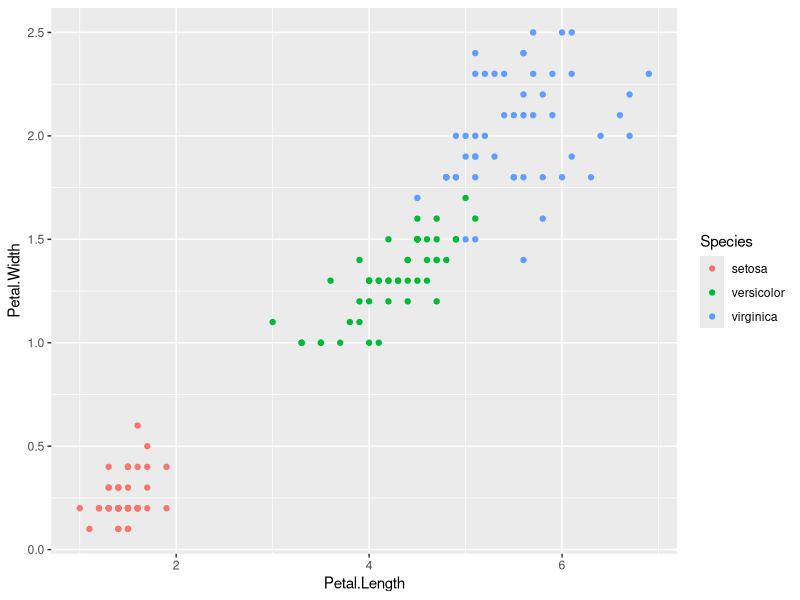
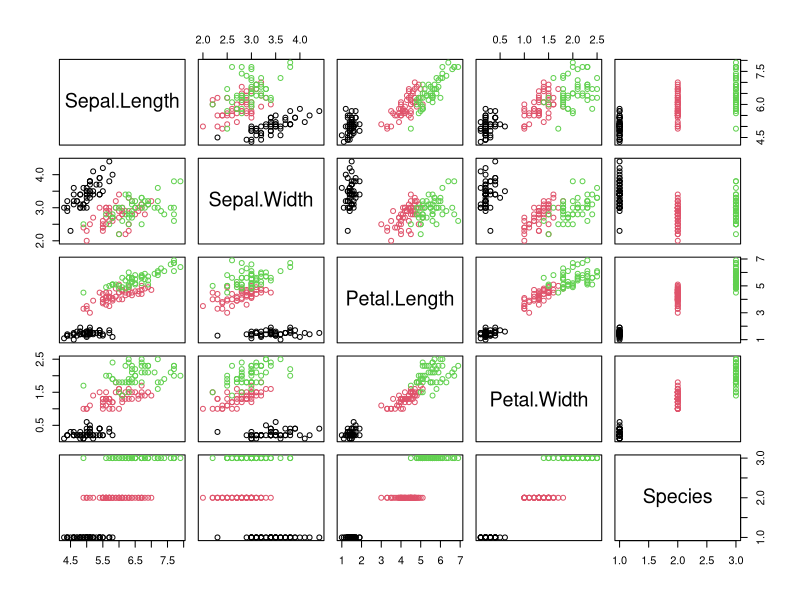
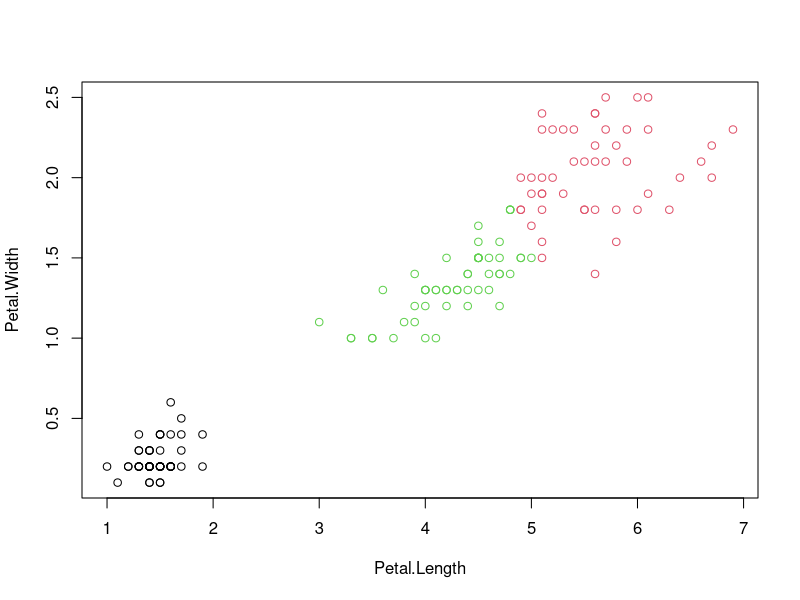
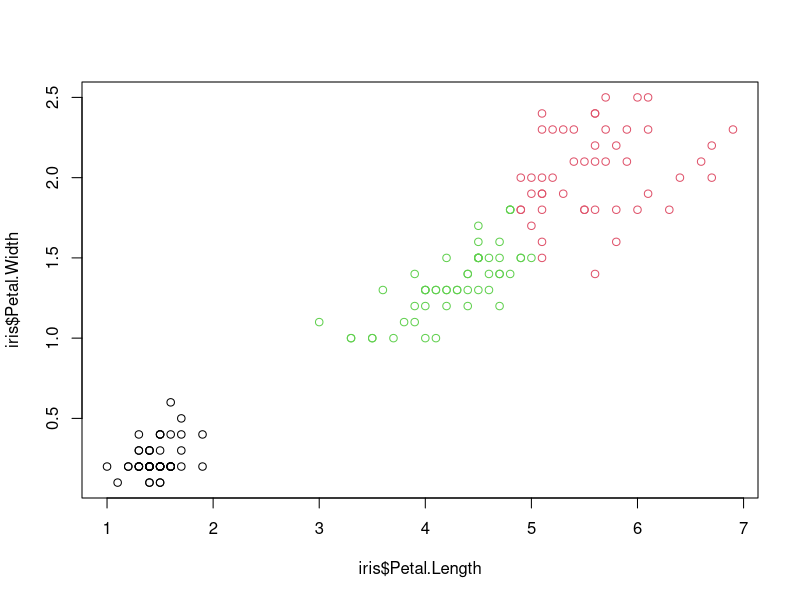
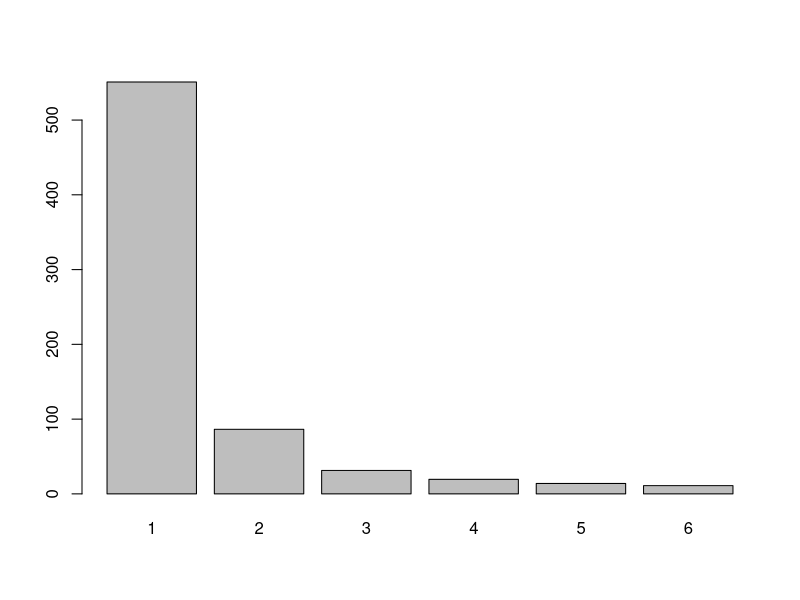
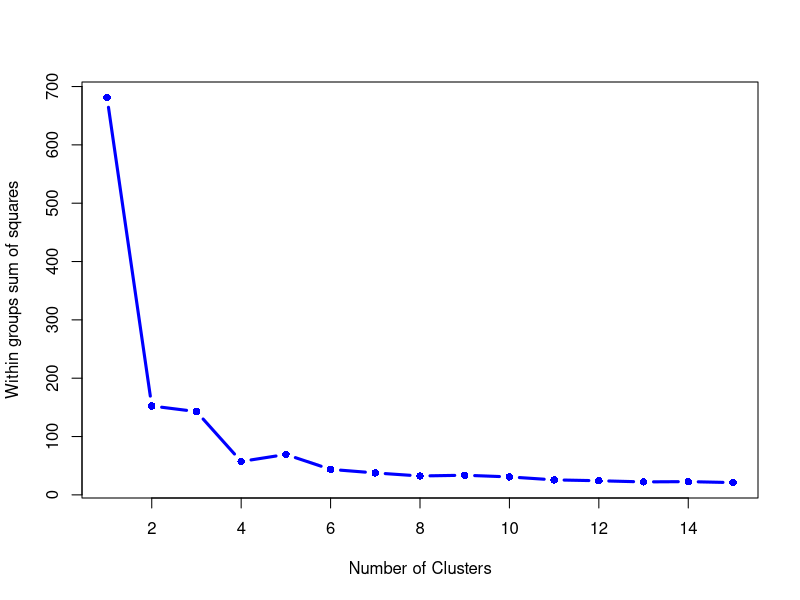
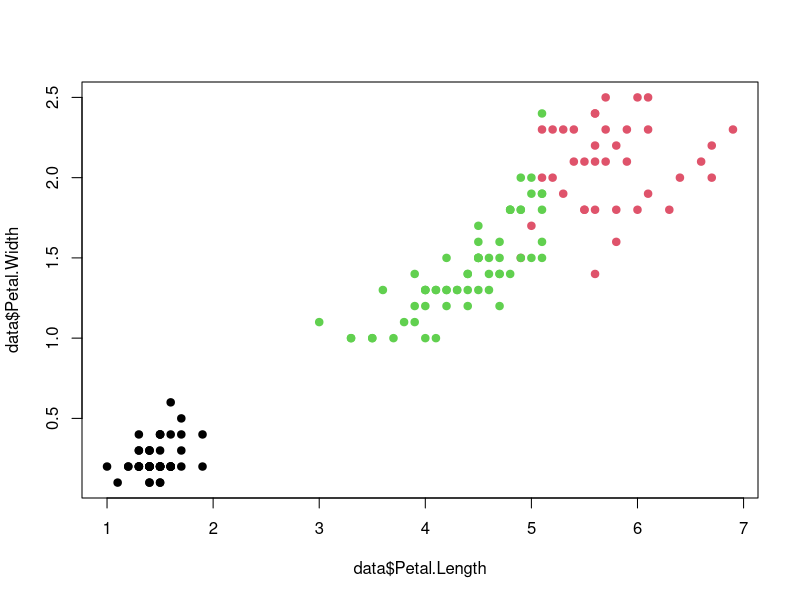
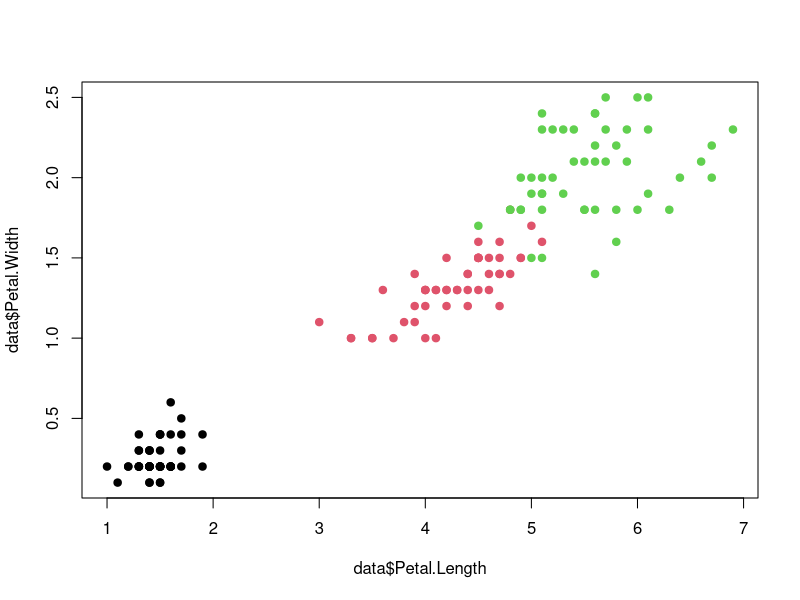

R code for these plots, in order:
require(graphics)
require(utils)
library(ggplot2)

iris <-  iris
head(iris)
str(iris)
summary(iris)
table(iris$Species)

# when we do clustering should check the results by the first data (setosa 50, versicolor 50, virginica 50 )

# input is numerical, output is categorical
ggplot(iris, aes(Petal.Length, Petal.Width, color = Species)) + geom_point()
pairs(iris,col=iris$Species ) # alaki


#############################################################

## Exercise1: Code for k-means clustering

set.seed(20)
iriscluster <- kmeans(iris[,3:4],3,nstart=20) #kmeans(data, nummber of centroid clusters k, number of itteration)
iriscluster

#Cluster means:
#        Petal.Length Petal.Width
#1     4.269231    1.342308 ---> High value
#2     5.595833    2.037500 ---> High value
#3     1.462000    0.246000 ---> Low value

# Clustering vector:show clusters
# Within cluster sum of squares by cluster ---> Euclidian distance
#  (between_SS / total_SS =  94.3 %) how good is clustering ... greater is better
# total sum of squares = between + within
#  (between_SS / total_SS =  94.3 %) ---> show the within_SS is low





# K can be decided by box plot, elbow curve
# difference with supervised learning is here that we do not have Y, in the end we have to compare clusters and speices

iriscluster$cluster <- as.factor(iriscluster$cluster) # alaki
table(iriscluster$cluster, iris$Species) # Compare New with old

#     setosa versicolor virginica
#1      0         48         4
#2      0          2        46 ---> cluster two mostly virginica
#3     50          0         0 ---> cluster 3 only contain setosa


iriscluster <- kmeans(iris[,3:4],3,nstart=20)
iriscluster$betweenss
iriscluster$withinss
iriscluster$tot.withinss
iriscluster$totss  #between_ss + tot.withinss
# between / totss ---> give accuracy

## show all data colored based on species
plot(iris[c("Petal.Length","Petal.Width")],col=iriscluster$cluster)
plot(x=iris$Petal.Length, y=iris$Petal.Width, col=iriscluster$cluster)



## How many clusters do we require?
res1 <- kmeans(iris[,3:4],1,nstart=20)
res2 <- kmeans(iris[,3:4],2,nstart=20)
res3 <- kmeans(iris[,3:4],3,nstart=20)
res4 <- kmeans(iris[,3:4],4,nstart=20)
res5 <- kmeans(iris[,3:4],5,nstart=20)
res6 <- kmeans(iris[,3:4],6,nstart=20)

#wss <- c(sum(res1$withinss),sum(res2$withinss), sum(res3$withinss), sum(res4$withinss),
#         +      sum(res5$withinss), sum(res6$withinss))

wss <- c(res1$tot.withinss, res2$tot.withinss, res3$tot.withinss, res4$tot.withinss, res5$tot.withinss, res6$tot.withinss)
wss

names(wss) <- 1:6
barplot(wss)

## According to the barplot we need to choose at least 3 clusters

# Clustering on all variables - iris dataset
head(iris)
data <- iris[,-5]
class <- iris[,5] #origibal data

# How do we decide on the number of clusters? (az inja hame chi alaki vase kmeans just look at the principle component for your future)
wss <- 0
for (i in 1:15) wss[i] <- kmeans(data,centers=i)$tot.withinss
plot(1:15, wss, type="b",
     xlab="Number of Clusters",
     ylab="Within groups sum of squares",
     col="blue",
     pch=16,
     lwd=3)
# inflection point or "elbow of the graph"

#lower within, high  # clusters - Overfitting
#Higher within, low # clusters - Underfitting

# Running K-means using three clusters 
# (try other values)
results <- kmeans(data,3)
results
class(results)
results$size
results$cluster

# Interpret clusters formed
table(class,results$cluster)

Result=table(class,results$cluster)
write.table(Result, file="C:<\\Users\\379184\\Desktop\\Comcast\\R Code\\Cluster_Result.csv>")

# an alternative crosstabulation function
# that gives more detail
install.packages('gmodels')
library(gmodels)
CrossTable(class,results$cluster)

plot(data$Petal.Length,data$Petal.Width,
     col=results$cluster,pch=19)
plot(data$Petal.Length,data$Petal.Width,
     col=class,pch=19)
plot(data$Sepal.Length, data$Sepal.Width,
     col=results$cluster,pch=19)
plot(data$Sepal.Length, data$Sepal.Width,
     col=class,pch=19)

# visualize clusters

p <- princomp(data)
summary(p)
library(cluster) 
par(mar=c(4.2,5,2,2),oma=c(2,2,2,2))
clusplot(data,results$cluster,color=TRUE,shade=F,labels=0,
         main="Results for k = 3 clusters",xlab="Principal Component 1",
         ylab="Principal Component 2",cex.lab=1.5,cex.main=1.5)

results <- kmeans(data,4)
class(results)
results$size
results$cluster
table(class,results$cluster)


#######################################################
# Predicting k-means cluster memberships for new data #
#######################################################
head(iris)
data <- iris[,-5]
class <- iris[,5]
sub <- sample(nrow(iris),100)
tr_data <- data[sub,]
tr_class <- class[sub]

# How do we decide on the number of clusters?
# wss <- (nrow(data)-1)*sum(apply(data,2,var))
wss <- 0
for (i in 1:15) wss[i] <- kmeans(tr_data,centers=i)$tot.withinss
plot(1:15, wss, type="b",
     xlab="Number of Clusters",
     ylab="Within groups sum of squares")
# inflection point or "elbow of the graph"

# Running K-means using three clusters 
# (try other values)
results <- kmeans(tr_data,3)
results$size
results$cluster
table(tr_class,results$cluster)

##########################################################
## Exercise2: Hierarchical clustering
# Disadvantages : alot of ram memory needs, compare each  data points together to go on top
iris <-  iris


iris_dat <- iris[, -5]

# perform hierarchical clustering
hc <- hclust(dist(iris_dat),"ave") # averaging-linkage
hc
summary(hc)



# show the dendogram as string output
(dend1 <- as.dendrogram(hc))
str(dend1)          # "str()" method
str(dend1, max = 2, last.str =  "'") # only the first two sub-levels

# plot the dendrogram
plot(hc,hang=-2)

# how many does it get wrong ?
clusGroup <- cutree(hc, k=3)
sum(clusGroup != as.numeric(iris$Species))


# az inja alaki
install.packages("ape")
library("ape")
# Default plot
plot(as.phylo(hc), cex = 0.6, label.offset = 0.5)
hclust(dist(iris_dat),"ave")

# different types of plots
# fan
plot(as.phylo(hc), type = "fan")

# Unrooted
plot(as.phylo(hc), type = "unrooted", cex = 0.6,
     no.margin = TRUE)

# Cut the dendrogram into 3 clusters
colors = c("red", "blue", "green", "black")
clus3 = cutree(hc, 3)
plot(as.phylo(hc), type = "unrooted", tip.color = colors[clus3],
     label.offset = .5, cex = 0.7)
plot(as.phylo(hc), cex = 0.6, label.offset = 0.5, tip.color = colors[clus3])
summary(hc)

# how many does it get wrong ?
clusGroup <- cutree(hc, k=3)
sum(clusGroup != as.numeric(iris$Species))



#########################################################################
## Exercise3: Code for dbscan clustering
# you do not need to say number of clusters
# just need to give epsilon

install.packages("dbscan")
library(dbscan)


## first we need to find suitable epsilon parameter. We do this using a k-NN plot for k = dim +1 (setosa, virginica, ... =3)
data(iris)
iris_matrix <-  as.matrix(iris[,1:4])
kNNdistplot(iris_matrix, k=4)  # like elbow curve it show the epsilon number that is 0.5
abline(h=0.5, col="red", lty=2) # just to make line


# now run dbscan 
set.seed(1234)

res <-  dbscan(iris_matrix,eps=.4,minPts = 6) # we can do not write minPts it will choose the best value, if we encrease epsilon (KNN distance increase), number of the clusters will decrese and noise also decrese
res

#0  1  2  3  4 
#32 46 36 14 22 noise points are in class 0

pairs(iris_matrix,col=res$cluster +1L)

points(iris_matrix[res$cluster==0,], pch = 3, col = "grey") #alaki

# Display the hull plot
hullplot(iris_matrix, res$cluster)


###########################################

# Exercise4: EM clustering

install.packages("mclust")

library(MASS)
library(mclust)

mc <- Mclust(iris[,3:4], G=3) #3 Gaussians, i.e. 3 Clusters
mc

plot(mc, what=c("classification"), dimens=c(3,4)) # does not work
plot(mc)
2









#################################  EXAM #######################################


iris <- iris
head(iris)

# Unsupervised learning ---> we need only predictors
# k-means
library(ggplot2)
ggplot(
       iris,
       aes(Petal.Length, Petal.Width, color=Species) 
)+ 
        geom_point()


set.seed(20)
k.mean <- kmeans(iris[,3:4],3, nstart=20)
k.mean
k.mean$totss # one of the components
table(k.mean$cluster, iris$Species)

plot(iris$Petal.Length, iris$Petal.Width , col=k.mean$cluster)


res.1 <- kmeans(iris[,3:4], 1, nstart=20)
res.2 <- kmeans(iris[,3:4], 2, nstart=20)
res.3 <- kmeans(iris[,3:4], 3, nstart=20)
res.4 <- kmeans(iris[,3:4], 4, nstart=20)
res.5 <- kmeans(iris[,3:4], 5, nstart=20)
res.6 <- kmeans(iris[,3:4], 6, nstart=20)

wss <- c(res.1$tot.withinss, res.2$tot.withinss, res.3$tot.withinss, res.4$tot.withinss, res.4$tot.withinss, res.5$tot.withinss, res.6$tot.withinss)
wss
names(wss) <- 1:6
barplot(wss)


# DBSCAN
# we need epsilon(radius) + minpoint 
library(dbscan)
iris.matrix <- as.matrix(iris[,-5])
kNNdistplot(iris.matrix, k=4)
abline(h=0.4, col="red")

dbscan.model <- dbscan(iris.matrix, 0.4, minPts = 4)
dbscan.model
hullplot(iris.matrix, dbscan.model$cluster)

# EM
# randomly choose the distribution of cluter G(mean, standard deviation)
# E: estimate the distribution
# M: Maximom the log-likelihood
library(MASS)
library(mclust)
em.model <- Mclust(iris[,3:4], G=3)
plot(em.model)
# insert two

# Hierarical Clustering

iris_data <- iris[, -5]
hc <- hclust(dist(iris_data),"ave") # averaging-linkage
hc
summary(hc)

# show the dendogram as string output
(dend1 <- as.dendrogram(hc))
str(dend1)          # "str()" method
str(dend1, max = 2, last.str =  "'") # only the first two sub-levels

# plot the dendrogram
plot(hc,hang=-2)

# how many does it get wrong ?
clusGroup <- cutree(hc, k=3)
sum(clusGroup != as.numeric(iris$Species))
